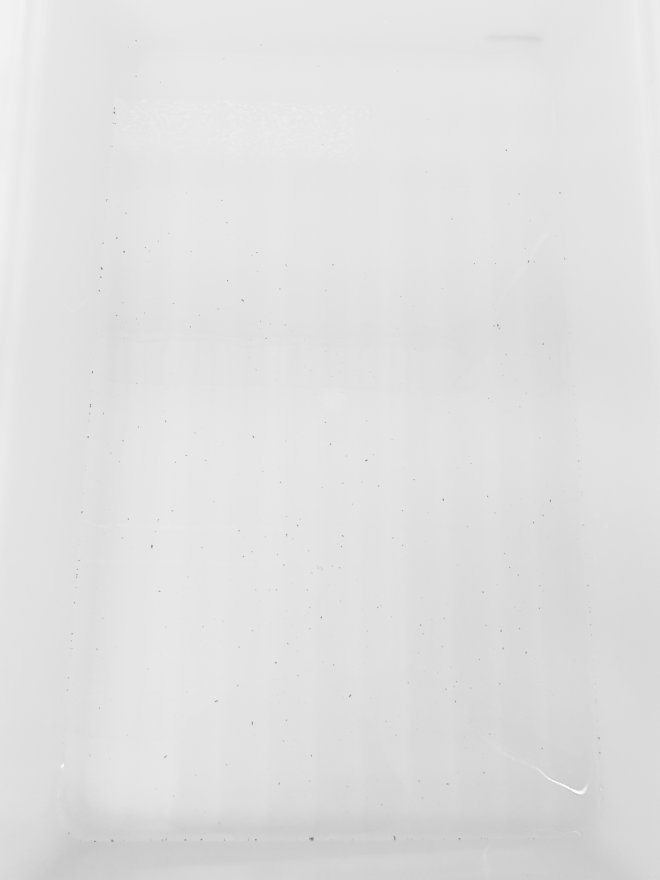
#> input picture data/control_images/IMG_0529_с400-500_processed.jpg, 2639 x 3518 px (shown at 1/4 size)
$ jupyter execute --allow-errors preprocessing.ipynb
#> lines starting #> are read from the running program, lines starting #| are printed output that depends on the picture; after the words box and inside, x2 and y2 are one past the last pixel; in counts of white or black regions, pixels touching at a corner belong together
[cell 1]
import cv2
import numpy as np
from matplotlib import pyplot as plt

from PIL import Image

[cell 2]
import os
from pathlib import Path

[cell 3]
root = Path('data/')

processed_images_dir = root / 'processed_images'
raw_images_dir = root / 'raw_images'
control_images_dir = root / 'control_images'

[cell 4]
os.listdir(processed_images_dir)

[cell 5]
# control image
control_img_path = 'IMG_0529_с400-500_processed.jpg'
img = cv2.imread(control_images_dir / control_img_path)
#> img is the input picture: shape (3518, 2639, 3); min 81, max 255, mean 224.3

There are two mechanistic methods.

Method 1: Suits pictures with lower resolution; works good with low contrast images.

Method 2: Works good with high-contrast images only.

### Method 1: Built-in contour detector

[cell 6]
plt.imshow(img)

[cell 7]
# make the image grayscale
img_gray = cv2.cvtColor(img, cv2.COLOR_BGR2GRAY)
plt.imshow(img_gray, cmap='grey')

[cell 8]
brightness = 1
contrast = 1
img_enhanced = cv2.addWeighted(
    img,
    contrast,
    np.zeros(img.shape, img.dtype),
    0,
    brightness
)

[cell 9]
plt.imshow(img_enhanced);

[cell 10]
# set threshold
th, threshed = cv2.threshold(
    img_gray, 100, 255,
    cv2.THRESH_BINARY_INV | cv2.THRESH_OTSU
)
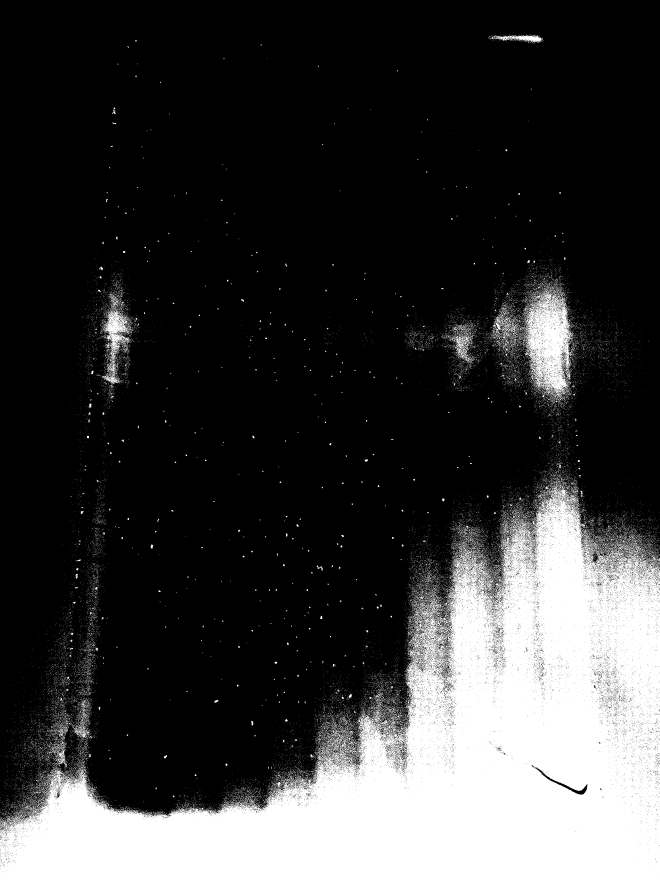
#> threshed: shape (3518, 2639) (shown at 1/4 size); 22.1% white; 30014 white regions (29222 under 20 px)
#> th = 220

# find contours of eggs
cnts = cv2.findContours(threshed, cv2.RETR_LIST, cv2.CHAIN_APPROX_SIMPLE)[-2]
#> cnts = 60413 contours

# filter by area
s1 = 40
s2 = 400 # 20 x 20 pixels bbox
xcnts = []
for cnt in cnts:
    if s1 < cv2.contourArea(cnt) < s2:
        xcnts.append(cnt)
#> this loop made 60413 passes
#> cnt on passes 1 to 3: [[2632, 3508], [2633, 3507], [2634, 3508], [2633, 3509]], [[25, 3488], [26, 3487], [27, 3488], [26, 3489]], [[21, 3486], [22, 3485], [23, 3486], [22, 3487]]
#> after the loop, xcnts = 490 contours; largest, box (x1, y1, x2, y2) and area: (1771, 2561, 1802, 2594) 362, (2019, 2132, 2051, 2153) 344, (1529, 2825, 1588, 2865) 320, (2007, 2142, 2031, 2170) 274, (1599, 2997, 1625, 3024) 271

print('Estimated eggs number: {}'.format(len(xcnts)))
#| Estimated eggs number: 490

#> (a cell that did not finish here is left out)

### Method 2: Hough circles

A quick circle detector, which uses a (Canny) edge detector to parse through the low-quality image and find circles of specified radius range.

[cell 12]
img = cv2.imread(control_images_dir / control_img_path, 0)

# convert blurred grayscale image back to BGR
ret, img = cv2.threshold(img, 150, 255, cv2.THRESH_BINARY)
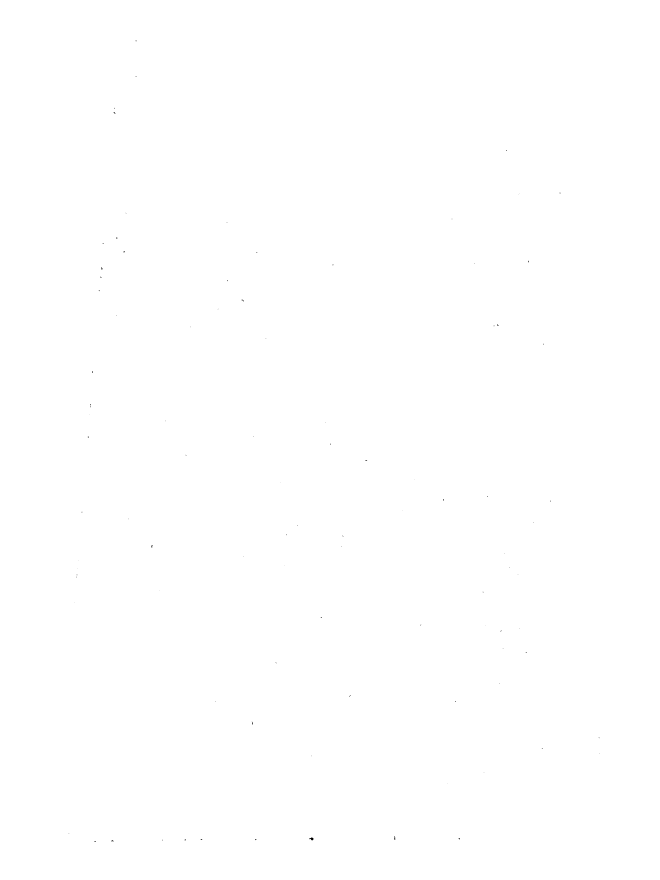
#> img: shape (3518, 2639) (shown at 1/4 size); 100% white; black in thin lines or dots, all inside (x1, y1, x2, y2) = (274, 162, 2400, 3367)

# detect circles in the image using HoughCircles
# parameters:
# - img: the input image
# - cv2.HOUGH_GRADIENT: the detection method
# - 1: the inverse ratio of the accumulator resolution to the image resolution
# - 120: minimum distance between the centers of detected circles
# - param1: higher threshold for the Canny edge detector
# - param2: threshold for center detection
# - minRadius: minimum circle radius
# - maxRadius: maximum circle radius

circles = cv2.HoughCircles(
    img,
    cv2.HOUGH_GRADIENT,
    dp=2,
    minDist=5,
    param1=75,
    param2=2,
    minRadius=0,
    maxRadius=10
)
#> circles = 422 rows, first 8: [1247, 3357, 6.6], [1001, 2893, 8.8], [969, 1203, 4.4], [1981, 1297, 8.8], [965, 1207, 8.8], [411, 1071, 7.6], [805, 3357, 2.6], [1837, 3355, 2.6]

[cell 13]
circles
#> Out has the same summary as circles

[cell 14]
# round circle parameters and convert to unsigned 16-bit integers
circles = np.uint16(np.around(circles))
#> circles = 422 rows, first 8: [1247, 3357, 7], [1001, 2893, 9], [969, 1203, 4], [1981, 1297, 9], [965, 1207, 9], [411, 1071, 8], [805, 3357, 3], [1837, 3355, 3]

[cell 15]
print('Estimated eggs number: {}'.format(len(circles[0])))
#| Estimated eggs number: 422

[cell 16]
# loop through each detected circle
for i in circles[0, :]:
    # draw the outer circle
    # parameters:
    # - planets: the image to draw on
    # - (i[0], i[1]): the center coordinates of the circle
    # - i[2]: the radius of the circle
    # - (0, 255, 0): the color of the circle (green)
    # - 6: the thickness of the circle
    cv2.circle(img, (i[0], i[1]), i[2], (0, 255, 0), 6)

    # draw the center of the circle
    # parameters:
    # - planets: the image to draw on
    # - (i[0], i[1]): the center coordinates of the circle
    # - 2: the radius of the center point
    # - (0, 0, 255): the color of the center point (red)
    # - 3: the thickness of the center point
    cv2.circle(img, (i[0], i[1]), 2, (0, 0, 255), 3)
#> this loop made 422 passes
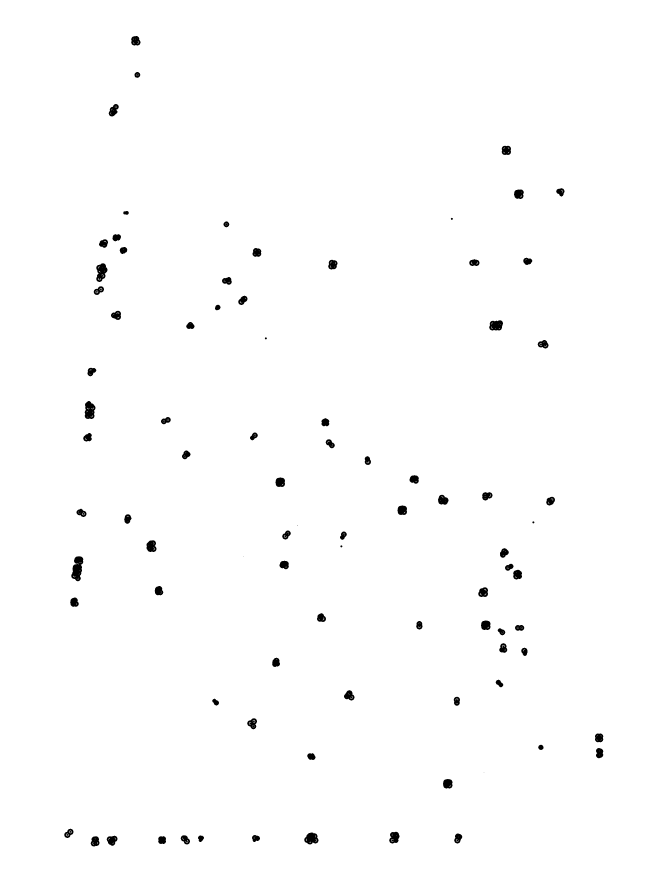
#> img: shape (3518, 2639) (shown at 1/4 size); 99.2% white; 92 black regions (3 under 20 px), largest, box (x1, y1, x2, y2) and area: (285, 2225, 333, 2325) 3122, (339, 1604, 382, 1676) 2317, (385, 1053, 430, 1128) 2222

# Display image with detected circles
plt.imshow(img, cmap='grey');
